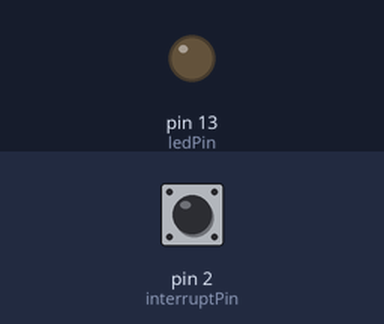
Bench run of a sketch on a simulated Arduino Uno, built with avr-gcc and run on an emulated ATmega328P. Shown: output pins drawn as LEDs (lit = HIGH). The test bench sets the inputs (shaded band); at power-on: pin 2 (interruptPin) LOW. What the sketch prints to the serial monitor is not drawn.

Above: at 1.2 s.
1.3 s: pin 2 (interruptPin) pulled HIGH for 3.2 s
At 5.0 s:
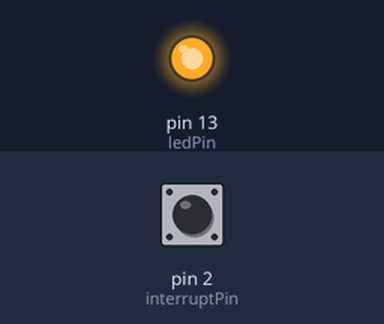
Timing chart, 0 to 6.5 s (numbered marks = the images above; inputs shaded):
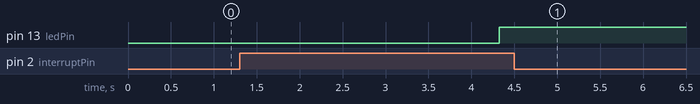

Measured:
- after the input at 1.3 s, pin 13 (ledPin): LOW → HIGH after 3.0 s

The sketch:

magSwitchTest.ino
```cpp
const byte ledPin = 13;
const byte interruptPin = 2;
volatile int magSwitchEvent;
// keeps track if a magSwitchEvent currently happening or not
volatile byte magFlag;

void setup() {
  pinMode(ledPin, OUTPUT);
  digitalWrite(ledPin, LOW);
  pinMode(interruptPin, INPUT);
  attachInterrupt(digitalPinToInterrupt(interruptPin), magSwitchFlick, RISING);
  Serial.begin(9600);
  magFlag = false;
}

void loop() {
  Serial.println(digitalRead(interruptPin));
  // if a magSwitchEvent is occurring and 3 seconds have passed
  if(magFlag && ((millis() - magSwitchEvent) > 3000)){
    // if the magswitch is still ON
    if(digitalRead(interruptPin) == HIGH){
      // either turn 48V motor ON or OFF based on previous state
      digitalWrite(ledPin, !digitalRead(ledPin));
    }
    // let MCU know magSwitchEvent is over/resolved
    magFlag = false;
  }
}

void magSwitchFlick() {
  Serial.println("mag Switch detected");
  magFlag = true;
  magSwitchEvent = millis();
}
```
